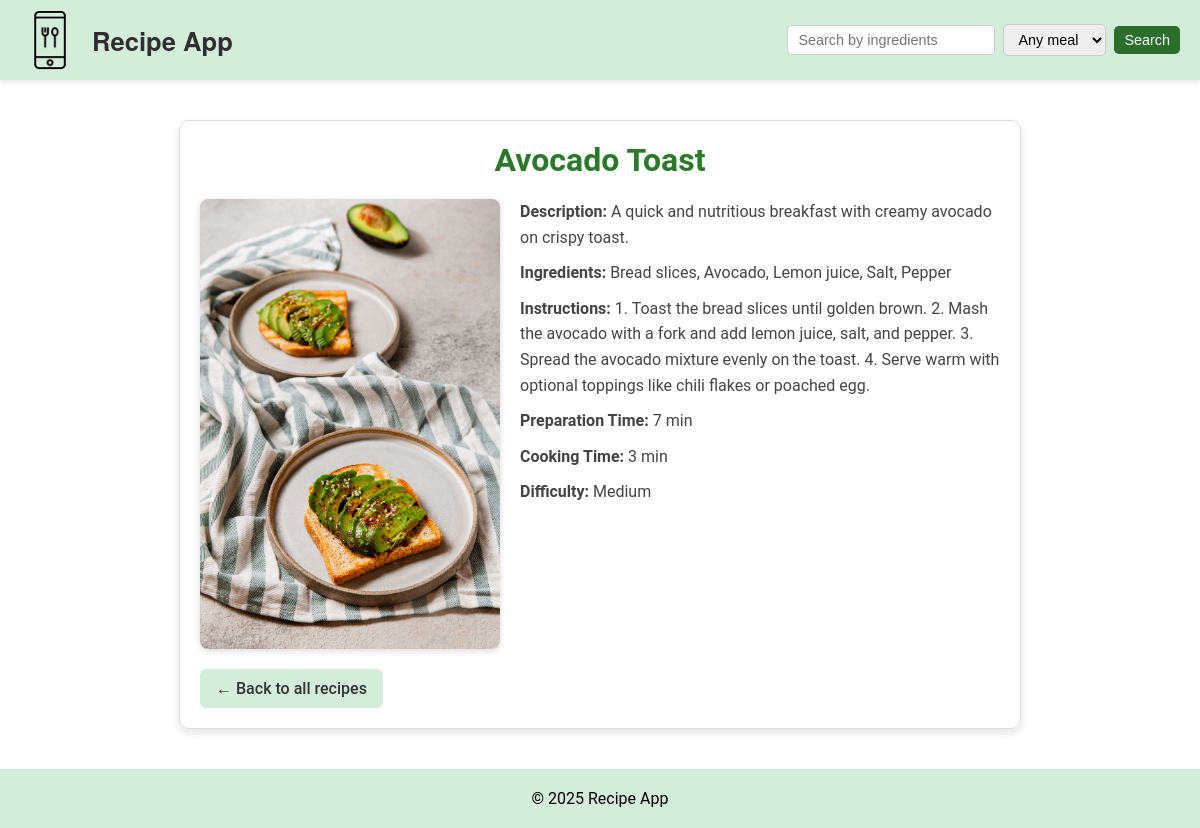
The page /recipes/7/ on the database its author committed.
### recipes/models.py (models this page shows, shortened)
class Recipe(models.Model):
    MEAL_TYPE_CHOICES = [
        ("breakfast", "Breakfast"),
        ("lunch", "Lunch"),
        ("dinner", "Dinner"),
        ("snack", "Snack"),
        ("drink", "Drink"),
        ("dessert", "Dessert"),
    ]
    name = models.CharField(max_length=50)
    description = models.TextField(
        blank=True, help_text="Short description of the recipe"
    )
    instructions = models.TextField(
        blank=True, help_text="Step-by-step cooking instructions"
    )
    ingredients = models.TextField(help_text="Comma-separated list of ingredients")
    prep_time = models.PositiveIntegerField(
        help_text="Preparation time in minutes", default=5
    )
    cooking_time = models.PositiveIntegerField(help_text="Cooking time in minutes")
    difficulty = models.CharField(max_length=20, blank=True)
    meal_type = models.CharField(
        max_length=20, choices=MEAL_TYPE_CHOICES, default="dinner"
    )  # 👈 new field
    pic = models.ImageField(upload_to="recipes", default="no_picture.jpg")

### recipes/views.py (the view)
# urls.py: path('<int:pk>/', RecipeDetailView.as_view(), name='recipe_detail'),  # recipe details by ID
class RecipeDetailView(DetailView):
    model = Recipe
    template_name = 'recipes/details.html'
    context_object_name = 'recipe'         # accessible in template as 'recipe'

### recipes/templates/recipes/details.html
{% extends "base.html" %}
{% load static %}
{% block content %}
<div class="recipe-detail-card">
    <h1>{{ recipe.name }}</h1>
    <div class="recipe-detail-content">
        {% if recipe.pic %}
            <img src="{{ recipe.pic.url }}" alt="{{ recipe.name }}" class="recipe-detail-image">
        {% endif %}
        <div class="recipe-detail-info">
            {% if recipe.description %}
                <p><strong>Description:</strong> {{ recipe.description }}</p>
            {% endif %}
            {% if recipe.ingredients %}
                <p><strong>Ingredients:</strong> {{ recipe.ingredients }}</p>
            {% endif %}
            {% if recipe.instructions %}
                <p><strong>Instructions:</strong> {{ recipe.instructions }}</p>
            {% endif %}
            <p><strong>Preparation Time:</strong> {{ recipe.prep_time }} min</p>
            <p><strong>Cooking Time:</strong> {{ recipe.cooking_time }} min</p>
            <p><strong>Difficulty:</strong> {{ recipe.difficulty }}</p>
        </div>
    </div>
    <a href="{% url 'recipes:recipe_list' %}" class="btn-back">← Back to all recipes</a>
</div>
{% endblock %}

### recipes/static/recipes/css/styles.css (style rules this page uses)
body, h1, h2, h3, p, a { font-family: 'Roboto', sans-serif; margin: 0; padding: 0; }
a { text-decoration: none; color: #2c6f2c; font-weight: bold; }
.recipe-detail-card { max-width: 800px; margin: 40px auto; padding: 20px; background: #fff; border: 1px solid #ddd; border-radius: 10px; box-shadow: 0 4px 10px rgba(0,0,0,0.1); }
.recipe-detail-card h1 { font-size: 2rem; margin-bottom: 20px; color: #2a7a2a; text-align: center; }
.recipe-detail-content { display: flex; flex-wrap: wrap; gap: 20px; align-items: flex-start; }
.recipe-detail-image { max-width: 300px; border-radius: 8px; box-shadow: 0 2px 6px rgba(0,0,0,0.15); }
.recipe-detail-info { flex: 1; font-size: 1rem; color: #444; line-height: 1.6; }
.recipe-detail-info p { margin-bottom: 10px; }
.btn-back { display: inline-block; margin-top: 20px; padding: 10px 16px; background-color: #d4edda; border-radius: 6px; text-decoration: none; color: #333; font-weight: 500; transition: background-color 0.2s ease, transform 0.1s ease; }

### rows shown on the page
Recipe: name "Avocado Toast", pic (picture), description "A quick and nutritious breakfast with creamy avocado on crispy toast.", ingredients "Bread slices, Avocado, Lemon juice, Salt, Pepper", instructions "1. Toast the bread slices until golden brown. 2. Mash the avocado with a fork and add lemon juice, salt, and pepper. 3. Spread the avocado mixture evenly on the toast. 4. Serve warm with optional toppings like chili flakes or poached egg.", prep_time "7", cooking_time "3", difficulty "Medium"
